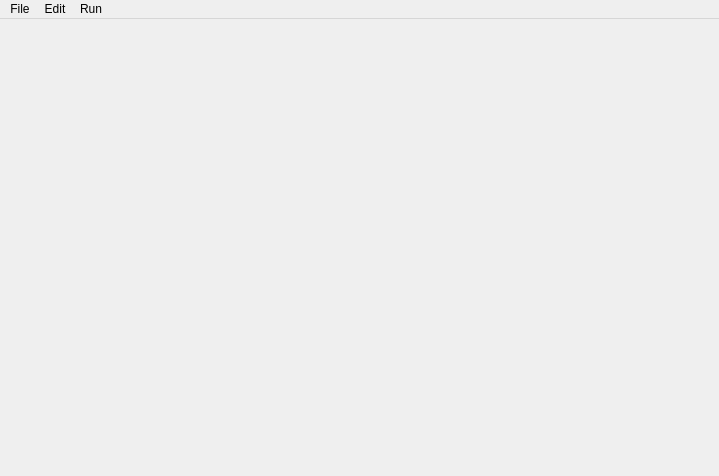
<?xml version="1.0" encoding="UTF-8"?>
<ui version="4.0">
 <class>MainWindow</class>
 <widget class="QMainWindow" name="MainWindow">
  <property name="geometry">
   <rect>
    <x>0</x>
    <y>0</y>
    <width>719</width>
    <height>476</height>
   </rect>
  </property>
  <property name="windowTitle">
   <string>MainWindow</string>
  </property>
  <widget class="QWidget" name="centralWidget"/>
  <widget class="QMenuBar" name="menuBar">
   <property name="geometry">
    <rect>
     <x>0</x>
     <y>0</y>
     <width>719</width>
     <height>20</height>
    </rect>
   </property>
   <widget class="QMenu" name="menuFile">
    <property name="title">
     <string>File</string>
    </property>
    <addaction name="actionOpen"/>
    <addaction name="actionSave"/>
   </widget>
   <widget class="QMenu" name="menuEdit">
    <property name="title">
     <string>Edit</string>
    </property>
    <addaction name="actionZoom_In"/>
    <addaction name="actionZoom_Out"/>
   </widget>
   <widget class="QMenu" name="menuRun">
    <property name="title">
     <string>Run</string>
    </property>
    <addaction name="actionCompile"/>
    <addaction name="actionRun"/>
    <addaction name="actionCompile_And_Run"/>
   </widget>
   <addaction name="menuFile"/>
   <addaction name="menuEdit"/>
   <addaction name="menuRun"/>
  </widget>
  <action name="actionOpen">
   <property name="text">
    <string>Open</string>
   </property>
  </action>
  <action name="actionSave">
   <property name="text">
    <string>Save</string>
   </property>
  </action>
  <action name="actionZoom_In">
   <property name="text">
    <string>Zoom In</string>
   </property>
  </action>
  <action name="actionZoom_Out">
   <property name="text">
    <string>Zoom Out</string>
   </property>
  </action>
  <action name="actionCompile">
   <property name="text">
    <string>Compile</string>
   </property>
  </action>
  <action name="actionRun">
   <property name="text">
    <string>Run</string>
   </property>
  </action>
  <action name="actionCompile_And_Run">
   <property name="text">
    <string>Compile And Run</string>
   </property>
  </action>
 </widget>
 <layoutdefault spacing="6" margin="11"/>
 <resources/>
 <connections/>
</ui>
